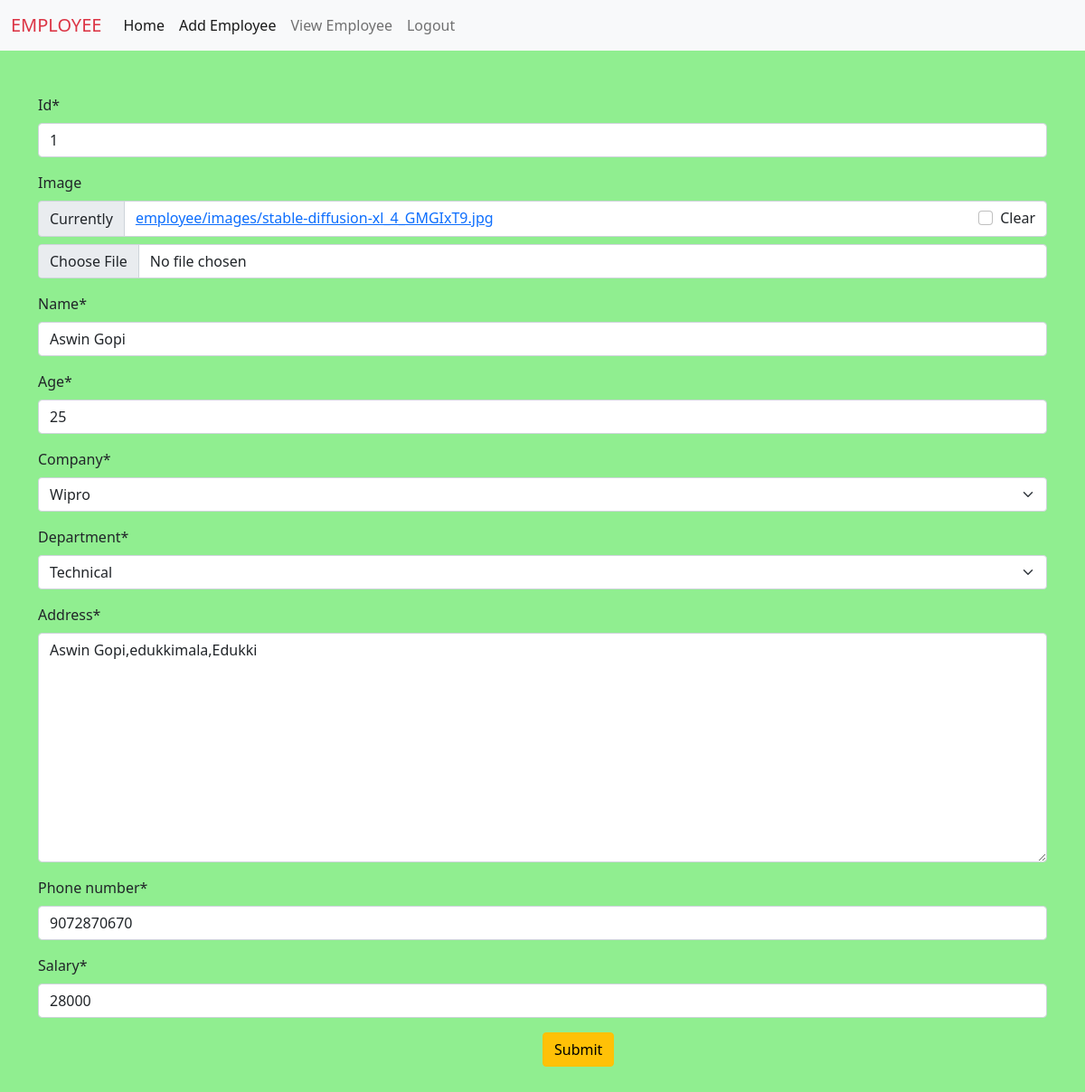
The app's page /update/1 (signed in) with its own data.
### employee/models.py (models this page shows, shortened)
class Company(models.Model):
    id=models.IntegerField(primary_key=True,auto_created=True)
    name=models.CharField(max_length=100)
    address=models.TextField()
    def __str__(self):
        return self.name

class Department(models.Model):
    id=models.IntegerField(auto_created=True,primary_key=True)
    name=models.CharField(max_length=70)
    def __str__(self):
        return self.name

class Employee(models.Model):
    id=models.IntegerField(primary_key=True,auto_created=True)
    image=models.ImageField(upload_to='employee/images',blank=True,null=True)
    name=models.CharField(max_length=50)
    age=models.IntegerField()
    company=models.ForeignKey(Company,on_delete=models.CASCADE)
    department=models.ForeignKey(Department,on_delete=models.CASCADE)
    address=models.TextField()
    phone_number=models.IntegerField()
    salary=models.IntegerField()
    joined_date=models.DateTimeField(auto_now_add=True)

### employee/views.py (the view)
# urls.py: path('update/<int:pk>',views.update,name="update"),
@login_required()
def update(request,pk):
    e=Employee.objects.get(id=pk)
    if(request.method=='POST'):
        form=EmployeeForm(request.POST,request.FILES,instance=e)
        if form.is_valid():
            form.save()
            return viewemp(request)
    form=EmployeeForm(instance=e)
    return (
        render(request,"update.html",{'form':form}))

### employee/forms.py
class EmployeeForm(ModelForm):
    class Meta:
        model=Employee
        fields='__all__'

### templates/update.html (shortened to what this page needs)
{% extends 'base.html' %}
{% load static %}
{% load crispy_forms_tags %}
{% block content %}
<div class="container mt-5">
    <form method="POST" enctype="multipart/form-data">
        {{form|crispy}}
        <button type="submit" class="btn btn-warning mb-5" style="margin-left:50%;">Submit</button>
    </form>
    </div>
{% endblock%}

### records on screen
Company: id "1"
Employee: name "Aswin Gopi", age "25", company "Wipro", department "Technical", address "Aswin Gopi,edukkimala,Edukki", phone_number "9072870670", salary "28000"
